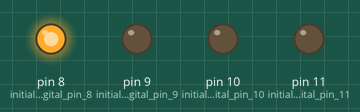
This sketch was run on a simulated Arduino Uno, built with avr-gcc and run on an emulated ATmega328P. Parts: output pins drawn as LEDs (lit = HIGH).

Above: at 0.5 s.
At 3.5 s:
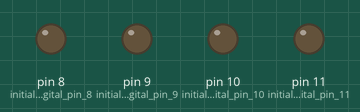
At 4.5 s:
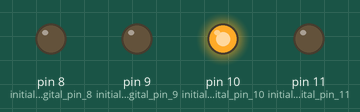
At 6.5 s:
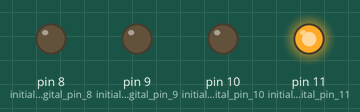
At 8.5 s:
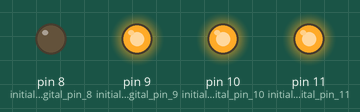
At 12.5 s:
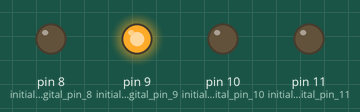
Timing chart, 0 to 13.0 s (numbered marks = the images above):
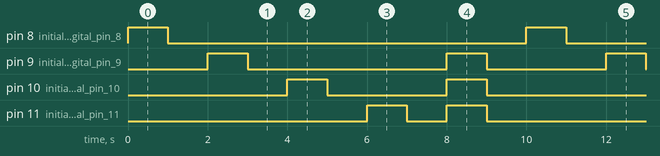

Measured:
- by itself, pin 8 (initialize_digital_pin_8): alternates HIGH for 1.0 s and LOW for 9.0 s
- by itself, pin 9 (initialize_digital_pin_9): repeats every 10.0 s: LOW 5.0 s, HIGH 1.0 s, LOW 3.0 s, HIGH 1.0 s
- by itself, pin 10 (initialize_digital_pin_10): repeats every 10.0 s: LOW 3.0 s, HIGH 1.0 s, LOW 5.0 s, HIGH 1.0 s
- by itself, pin 11 (initialize_digital_pin_11): repeats every 10.0 s: LOW 1.0 s, HIGH 1.0 s, LOW 7.0 s, HIGH 1.0 s

The sketch:

2.ino
```cpp
/*
  Blink

  Turns an LED on for one second one after the other then off for one second, repeatedly.
uses digital output.

*/
int time_wait = 1000; //delay when led on will be one second
int time_off = 1000; // delay when led off will be one second
// the setup function runs once when you press reset or power the board
void setup() {
  // initialize digital pin LED_8-9-10-11 as outputs.
  pinMode(8, OUTPUT);  // initialize digital pin 8 as an output.
  pinMode(9, OUTPUT);  // initialize digital pin 9 as an output.
  pinMode(10, OUTPUT); // initialize digital pin 10 as an output.
  pinMode(11, OUTPUT); // initialize digital pin 11 as an output.
}

// the loop function runs over and over again forever
void loop() {
  digitalWrite(8,HIGH);   // turn the LED on (HIGH is the voltage level)
  delay(time_wait);       // wait for a second
  digitalWrite(8,LOW);    // turn the LED off by making the voltage LOW
  delay(time_off);        // led off for a second

  digitalWrite(9,HIGH);   // turn the LED on (HIGH is the voltage level)
  delay(time_wait);       // wait for a second
  digitalWrite(9,LOW);    // turn the LED off by making the voltage LOW
  delay(time_off);        // led off for a second

  digitalWrite(10,HIGH);  // turn the LED on (HIGH is the voltage level)
  delay(time_wait);       // wait for a second
  digitalWrite(10,LOW);   // turn the LED off by making the voltage LOW
  delay(time_off);        // led off for a second

  digitalWrite(11,HIGH);  // turn the LED on (HIGH is the voltage level)
  delay(time_wait);       // wait for a second
  digitalWrite(11,LOW);   // turn the LED off by making the voltage LOW
  delay(time_off);        // led off for a second

  digitalWrite(9,HIGH);// turn the LED on (HIGH is the voltage level)
  digitalWrite(10,HIGH);// turn the LED on (HIGH is the voltage level)
  digitalWrite(11,HIGH);// turn the LED on (HIGH is the voltage level)
  delay(time_off);// wait for a second
  digitalWrite(9,LOW);  // turn the LED off by making the voltage LOW
  digitalWrite(10,LOW); // turn the LED off by making the voltage LOW
  digitalWrite(11,LOW); // turn the LED off by making the voltage LOW
  delay(time_off);   // led off for a second
}
```
